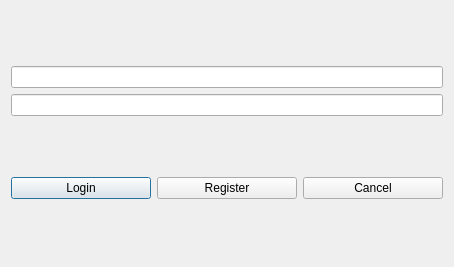
<?xml version="1.0" encoding="UTF-8"?>
<ui version="4.0">
 <class>LoginScreen</class>
 <widget class="QDialog" name="LoginScreen">
  <property name="geometry">
   <rect>
    <x>0</x>
    <y>0</y>
    <width>454</width>
    <height>267</height>
   </rect>
  </property>
  <property name="windowTitle">
   <string>Dialog</string>
  </property>
  <property name="whatsThis">
   <string>Login</string>
  </property>
  <layout class="QHBoxLayout" name="horizontalLayout_2">
   <item>
    <layout class="QVBoxLayout" name="verticalLayout">
     <item>
      <layout class="QVBoxLayout" name="inputBox">
       <item>
        <widget class="QLineEdit" name="name"/>
       </item>
       <item>
        <widget class="QLineEdit" name="password">
         <property name="echoMode">
          <enum>QLineEdit::Password</enum>
         </property>
        </widget>
       </item>
      </layout>
     </item>
     <item>
      <layout class="QHBoxLayout" name="horizontalLayout">
       <item>
        <widget class="QPushButton" name="login">
         <property name="text">
          <string>Login</string>
         </property>
        </widget>
       </item>
       <item>
        <widget class="QPushButton" name="register_2">
         <property name="text">
          <string>Register</string>
         </property>
        </widget>
       </item>
       <item>
        <widget class="QPushButton" name="cancel">
         <property name="text">
          <string>Cancel</string>
         </property>
        </widget>
       </item>
      </layout>
     </item>
    </layout>
   </item>
  </layout>
 </widget>
 <resources/>
 <connections/>
</ui>
